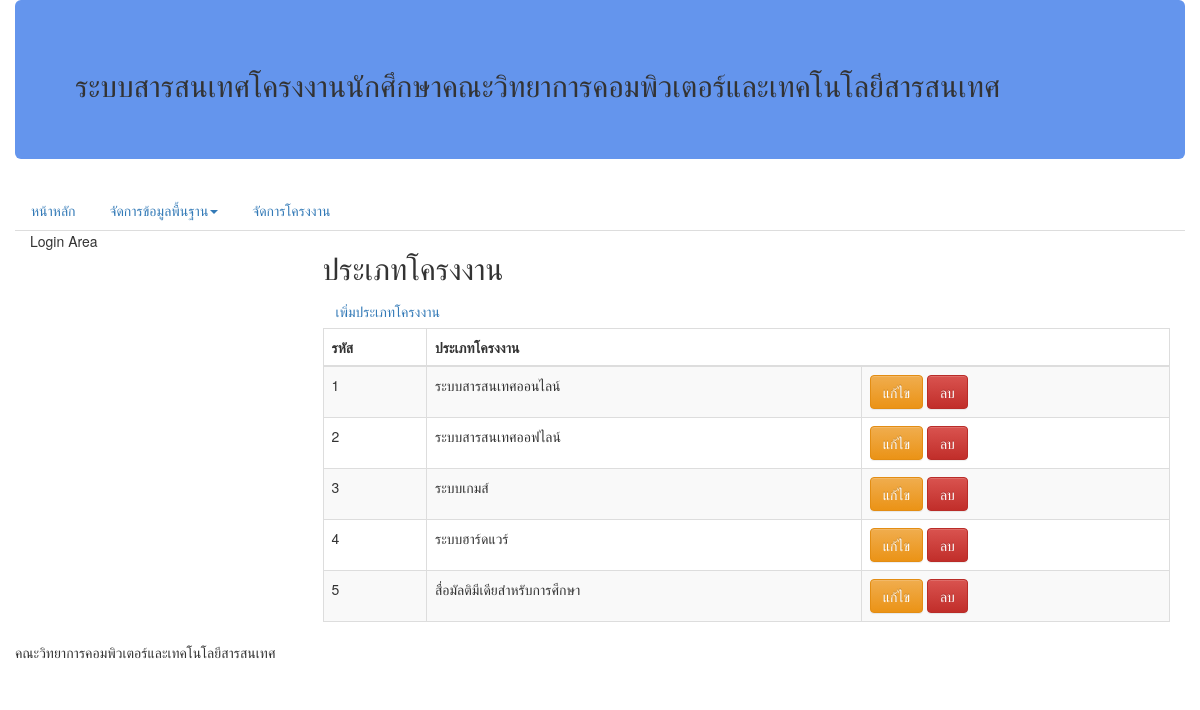
Page /project_type_list.php on the committed database.
### tables this page shows
CREATE TABLE IF NOT EXISTS `project_type` (
  `ptt_id` int(11) NOT NULL AUTO_INCREMENT,
  `ptt_name` varchar(45) DEFAULT NULL,
  PRIMARY KEY (`ptt_id`),
  UNIQUE KEY `ptt_name_UNIQUE` (`ptt_name`)
);

### project_type_list.php (the view, shortened to what this page needs)
<!DOCTYPE html>
<html lang="en">
    <head>
        <link href="bootstrap/css/bootstrap.css" rel="stylesheet" type="text/css">
        <link href="bootstrap/css/bootstrap-theme.css" rel="stylesheet" type="text/css">
    </head>
    <body>
        <div class="container">
            <div class="row">
                <div class="jumbotron" style="background-color: cornflowerblue;">
                    <?php include 'topbanner.php';?>
                </div>
            </div>
            <div class="row">
                <?php include 'menu.php';?>
            </div>
            <div class="row">
                <div class="col-sm-12 col-md-3 col-lg-3">
                    <p>Login Area</p>
                </div>
                <div class="col-sm-12 col-md-9 col-lg-9">
                    <h2>ประเภทโครงงาน</h2>
                    <a href="project_type_add.php" class="btn btn-link">เพิ่มประเภทโครงงาน</a>
                    <table class="table table-bordered table-striped">
                        <thead>
                            <tr>
                                <th>รหัส</th>
                                <th colspan="2">ประเภทโครงงาน</th>
                            </tr>
                        </thead>
                        <tbody>
                            <?php
                                include 'connectdb.php';
                                $sql =  'SELECT * FROM project_type order by ptt_id';
                                $result = mysqli_query($conn,$sql);
                                while (($row = mysqli_fetch_array($result, MYSQLI_ASSOC)) != NULL) {
                                    echo '<tr>';
                                    echo '<td>' . $row['ptt_id'] . '</td>';
                                    echo '<td>' . $row['ptt_name'] . '</td>';
                                    echo '<td>';
                            ?>
                                <a href="project_type_edit.php?ptt_id=<?php echo $row['ptt_id'];?>" class="btn btn-warning">แก้ไข</a>
                                <a href="JavaScript:if(confirm('ยืนยันการลบ')==true){window.location='project_type_delete.php?ptt_id=<?php echo $row["ptt_id"];?>'}" class="btn btn-danger">ลบ</a>
                            <?php
                                    echo '</td>';
                                    echo '</tr>';
                                }
                            ?>
                        </tbody>
                    </table>
                </div>
            </div>
            <div class="row">
                <address>คณะวิทยาการคอมพิวเตอร์และเทคโนโลยีสารสนเทศ</address>
            </div>
        </div>
    </body>
</html>

### rows in the picture
project_type: ptt_id "1", ptt_name "ระบบสารสนเทศออนไลน์"
project_type: ptt_id "2", ptt_name "ระบบสารสนเทศออฟไลน์"
project_type: ptt_id "3", ptt_name "ระบบเกมส์"
project_type: ptt_id "4", ptt_name "ระบบฮาร์ดแวร์"
project_type: ptt_id "5", ptt_name "สื่อมัลติมีเดียสำหรับการศึกษา"
